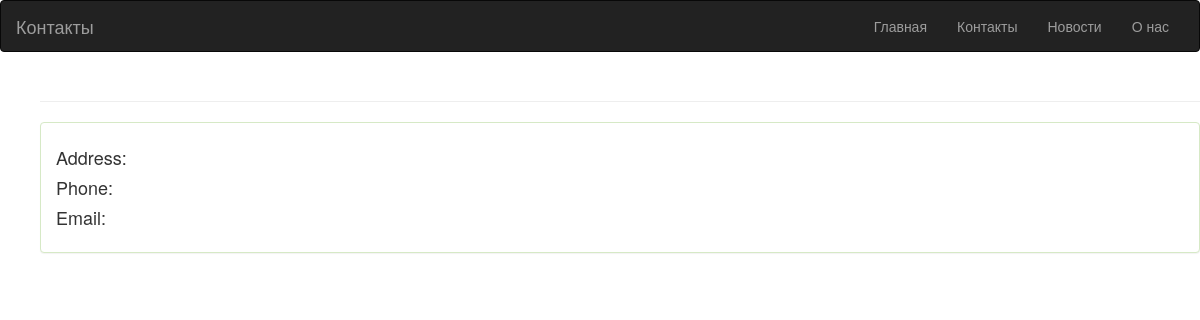
The app's page /contact/, older data.
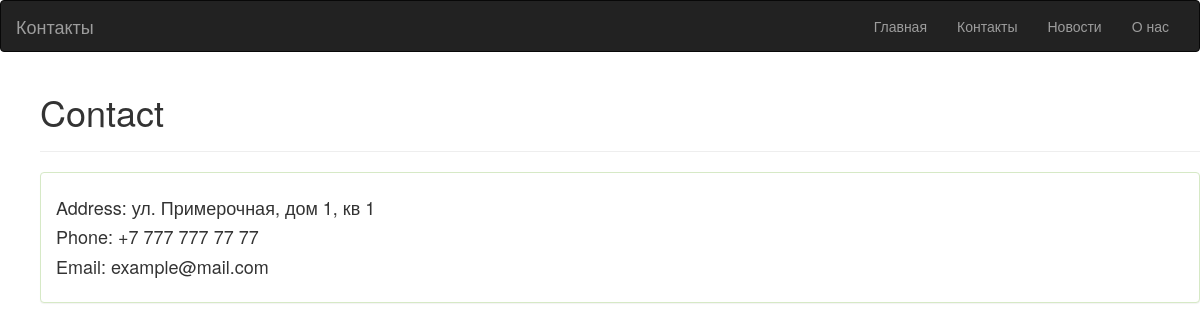
The same page, newer data.
### blog/models.py (models this page shows)
class ContactPage(models.Model):
    title = models.CharField(max_length=100)
    address = models.CharField(max_length=100)
    phone = models.CharField(max_length=20)
    email = models.EmailField()

### blog/views.py (the view)
# urls.py: path('contact/', ContactView.as_view(), name='contact'),]
class ContactView(TemplateView):
    template_name = 'blog/contact.html'
    def get_context_data(self, **kwargs):
        context = super().get_context_data(**kwargs)
        context['contact_page'] = ContactPage.objects.first()
        return context

### blog/templates/blog/contact.html (shortened to what this page needs)
<html>
    <head>
        <link rel="stylesheet" href="https://maxcdn.bootstrapcdn.com/bootstrap/3.3.7/css/bootstrap.min.css"
>
    </head>
    <body>
        <nav class="navbar navbar-inverse">
            <div class="container-fluid">
              <div class="navbar-header">
                <a class="navbar-brand" href="#">Контакты </a>
              </div>
              <div class="collapse navbar-collapse" id="bs-example-navbar-collapse-1">
                <ul class="nav navbar-nav navbar-right">
                  <li><a href="{% url 'home' %}">Главная</a></li>
                  <li><a href="{% url 'contact' %}">Контакты</a></li>
                  <li><a href="{% url 'news_list' %}"> Новости </a></li>
                  <li><a href="{% url 'about' %}"> О нас </a></li>
              </ul>
              </div>
            </div>
        </nav>
        <ul>
          <div class="page-header">
            <h1>{{contact_page.title}}</h1>
          </div>
          <div class="panel panel-success">
            <div class="panel-body">
              <h4>Address: {{ contact_page.address }}</h4>
              <h4>Phone: {{ contact_page.phone }}</h4>
              <h4>Email: {{ contact_page.email }}</h4>
          </div>
          </div>
      </ul>
    </body>
</html>

Row changes from the older to the newer data that the page shows:
added ContactPage: title "Contact", address "ул. Примерочная, дом 1, кв 1", phone "+7 777 777 77 77", email "example@mail.com"
